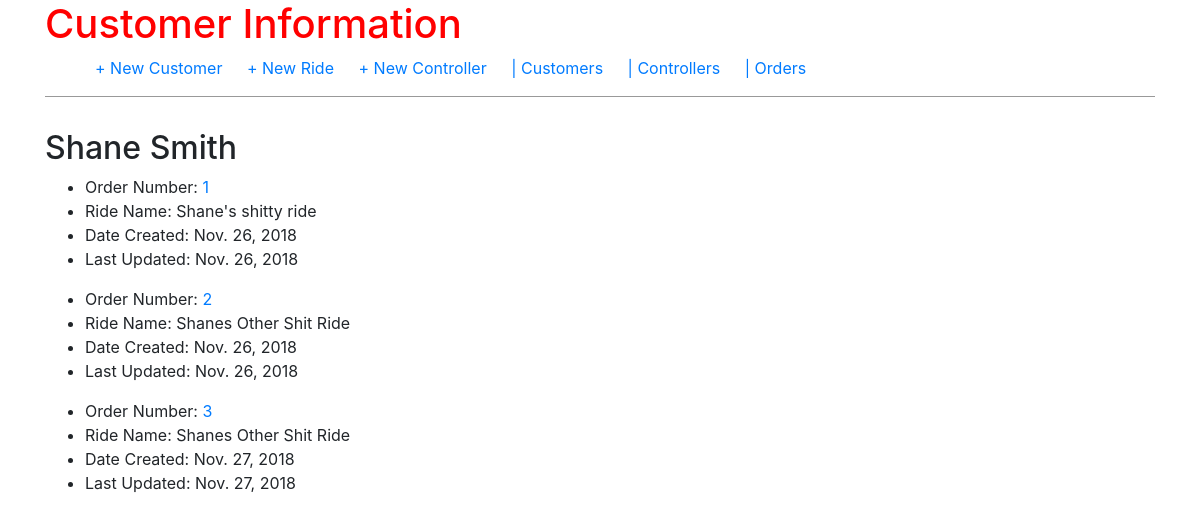
The app's page /customer/1/orders, older data.
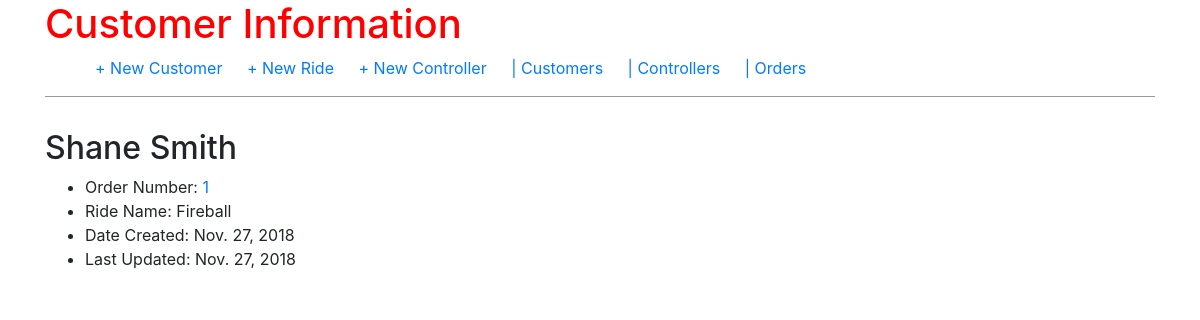
The same page, newer data.
### orders/models.py (models this page shows, shortened)
class Customer(models.Model):
    customer_name = models.CharField(max_length=100)
    customer_phone_number = models.CharField(max_length=10)
    customer_email = models.EmailField()
    customer_business_name = models.CharField(max_length=200)

class Order(models.Model):
    order_number = models.AutoField(primary_key=True)
    customer_number = models.ForeignKey(Customer, on_delete=models.CASCADE, related_name='orders')
    date_created = models.DateField(auto_now_add=True)
    last_updated = models.DateField(auto_now=True)
    description = models.CharField(max_length=200, null=True, blank=True)
    ride = models.ForeignKey(Ride, on_delete=models.CASCADE, related_name='orders', null=True)

class Ride(models.Model):
    ride_name = models.CharField(max_length=100)
    def __str__(self):
        return self.ride_name

### orders/views.py (the view)
# urls.py: path('customer/<int:pk>/orders', views.CustomerOrdersView.as_view(), name='customer_orders'),
class CustomerOrdersView(DetailView):
    model = Customer
    template_name = 'customer_orders.html'

### templates/customer_orders.html
{% extends 'base.html' %}
{% block content %}
<h2>{{ customer.customer_name }}</h2>
{% for order in customer.orders.all %}
<ul>
        <li>Order Number: <a href="{% url 'order_detail' order.pk %}"> {{ order.pk }} </a></li>
        <li>Ride Name: {{ order.ride }}</li>
        <li>Date Created: {{ order.date_created }}</li>
        <li>Last Updated: {{ order.last_updated }}</li>
</ul>
{% endfor %}
{% endblock content %}

### templates/base.html (shortened to what this page needs)
{% load static %}
<html>
<head>
    <link rel="stylesheet" href="{% static 'css/base.css' %}">
    <link rel="stylesheet" href="https://stackpath.bootstrapcdn.com/bootstrap/4.1.3/css/bootstrap.min.css">
</head>
<body>
    <div class="container">
        <header>
            <div class="nav-left">
                <h1><a href="{% url 'home' %}">Customer Information</a>
            </div>
            <div class="nav-right"><ul>
                <a href="{% url 'customer_new' %}" class="nav-right-links"> + New Customer </a>
                <a href="{% url 'ride_new' %}" class="nav-right-links"> + New Ride</a>
                <a href="{% url 'controller_new' %}" class="nav-right-links"> + New Controller </a>
                <a href="{% url 'home' %}" class="nav-right-links"> | Customers</a>
                <a href="{% url 'controller_list' %}" class="nav-right-links"> | Controllers</a>
                <a href="{% url 'order_list' %}" class="nav-right-links"> | Orders</a>
            </ul>
            </div>
        </header>
        {% block content %}
        {% endblock content %}
    </div>
</body>
</html>

### static/css/base.css (style rules this page uses)
body { font-family: 'Source Sans Pro', sans-serif; font-size: 18px; }
header { border-bottom: 1px solid #999; margin-bottom: 2rem; display: flex; }
header h1 a { color: red; text-decoration: none; }
.nav-right-links { margin-left: 10px; margin-right: 10px; }

Row changes from the older to the newer data that the page shows:
removed Order: pk "2", ride "Shanes Other Shit Ride", date_created "Nov. 26, 2018", last_updated "Nov. 26, 2018"
removed Order: pk "3", ride "Shanes Other Shit Ride", date_created "Nov. 27, 2018", last_updated "Nov. 27, 2018"
changed Order id 1: ride "Shane's shitty ride" → "Fireball"; date_created "Nov. 26, 2018" → "Nov. 27, 2018"; last_updated "Nov. 26, 2018" → "Nov. 27, 2018"
